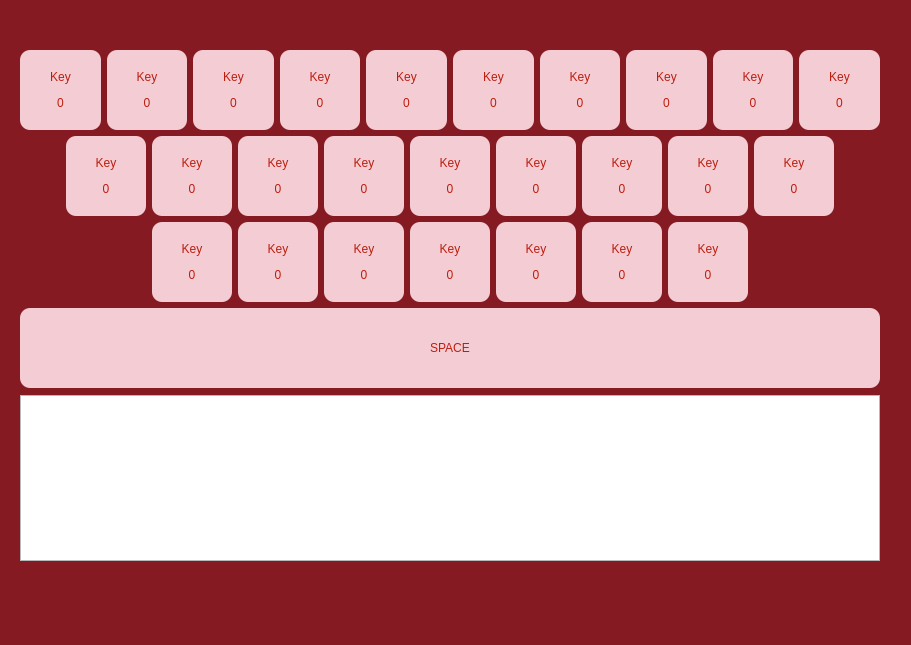
<?xml version="1.0" encoding="UTF-8"?>
<ui version="4.0">
 <class>MainWindow</class>
 <widget class="QMainWindow" name="MainWindow">
  <property name="geometry">
   <rect>
    <x>0</x>
    <y>0</y>
    <width>911</width>
    <height>645</height>
   </rect>
  </property>
  <property name="sizePolicy">
   <sizepolicy hsizetype="Preferred" vsizetype="Preferred">
    <horstretch>0</horstretch>
    <verstretch>0</verstretch>
   </sizepolicy>
  </property>
  <property name="minimumSize">
   <size>
    <width>0</width>
    <height>0</height>
   </size>
  </property>
  <property name="maximumSize">
   <size>
    <width>16777215</width>
    <height>16777215</height>
   </size>
  </property>
  <property name="windowTitle">
   <string>MainWindow</string>
  </property>
  <property name="styleSheet">
   <string notr="true">QLabel {
background:
    #f4cdd4;
border-radius:
    10px;
border-style:
    solid;
border-color: white;
border-width:
    0px;
color: #bb1e10;
}
QMainWindow {background: #861a22 ;}</string>
  </property>
  <widget class="QWidget" name="centralwidget">
   <widget class="QWidget" name="verticalLayoutWidget_2">
    <property name="geometry">
     <rect>
      <x>20</x>
      <y>50</y>
      <width>860</width>
      <height>511</height>
     </rect>
    </property>
    <layout class="QVBoxLayout" name="MainLayout" stretch="70,30">
     <item>
      <layout class="QVBoxLayout" name="KeyboardDisplay">
       <property name="bottomMargin">
        <number>1</number>
       </property>
       <item>
        <layout class="QHBoxLayout" name="ROW1">
         <item>
          <widget class="QLabel" name="key_Q">
           <property name="sizePolicy">
            <sizepolicy hsizetype="Minimum" vsizetype="Minimum">
             <horstretch>0</horstretch>
             <verstretch>0</verstretch>
            </sizepolicy>
           </property>
           <property name="minimumSize">
            <size>
             <width>80</width>
             <height>0</height>
            </size>
           </property>
           <property name="maximumSize">
            <size>
             <width>16777215</width>
             <height>80</height>
            </size>
           </property>
           <property name="baseSize">
            <size>
             <width>40</width>
             <height>40</height>
            </size>
           </property>
           <property name="frameShape">
            <enum>QFrame::Box</enum>
           </property>
           <property name="text">
            <string>&lt;html&gt;&lt;head/&gt;&lt;body&gt;&lt;p&gt;Key&lt;/p&gt;&lt;p&gt;0&lt;/p&gt;&lt;/body&gt;&lt;/html&gt;</string>
           </property>
           <property name="textFormat">
            <enum>Qt::MarkdownText</enum>
           </property>
           <property name="alignment">
            <set>Qt::AlignCenter</set>
           </property>
          </widget>
         </item>
         <item>
          <widget class="QLabel" name="key_W">
           <property name="sizePolicy">
            <sizepolicy hsizetype="Minimum" vsizetype="Minimum">
             <horstretch>0</horstretch>
             <verstretch>0</verstretch>
            </sizepolicy>
           </property>
           <property name="minimumSize">
            <size>
             <width>80</width>
             <height>0</height>
            </size>
           </property>
           <property name="maximumSize">
            <size>
             <width>16777215</width>
             <height>80</height>
            </size>
           </property>
           <property name="baseSize">
            <size>
             <width>40</width>
             <height>40</height>
            </size>
           </property>
           <property name="frameShape">
            <enum>QFrame::Box</enum>
           </property>
           <property name="text">
            <string>&lt;html&gt;&lt;head/&gt;&lt;body&gt;&lt;p&gt;Key&lt;/p&gt;&lt;p&gt;0&lt;/p&gt;&lt;/body&gt;&lt;/html&gt;</string>
           </property>
           <property name="textFormat">
            <enum>Qt::MarkdownText</enum>
           </property>
           <property name="alignment">
            <set>Qt::AlignCenter</set>
           </property>
          </widget>
         </item>
         <item>
          <widget class="QLabel" name="key_E">
           <property name="sizePolicy">
            <sizepolicy hsizetype="Minimum" vsizetype="Minimum">
             <horstretch>0</horstretch>
             <verstretch>0</verstretch>
            </sizepolicy>
           </property>
           <property name="minimumSize">
            <size>
             <width>80</width>
             <height>0</height>
            </size>
           </property>
           <property name="maximumSize">
            <size>
             <width>16777215</width>
             <height>80</height>
            </size>
           </property>
           <property name="baseSize">
            <size>
             <width>40</width>
             <height>40</height>
            </size>
           </property>
           <property name="frameShape">
            <enum>QFrame::Box</enum>
           </property>
           <property name="text">
            <string>&lt;html&gt;&lt;head/&gt;&lt;body&gt;&lt;p&gt;Key&lt;/p&gt;&lt;p&gt;0&lt;/p&gt;&lt;/body&gt;&lt;/html&gt;</string>
           </property>
           <property name="textFormat">
            <enum>Qt::MarkdownText</enum>
           </property>
           <property name="alignment">
            <set>Qt::AlignCenter</set>
           </property>
          </widget>
         </item>
         <item>
          <widget class="QLabel" name="key_R">
           <property name="sizePolicy">
            <sizepolicy hsizetype="Minimum" vsizetype="Minimum">
             <horstretch>0</horstretch>
             <verstretch>0</verstretch>
            </sizepolicy>
           </property>
           <property name="minimumSize">
            <size>
             <width>80</width>
             <height>0</height>
            </size>
           </property>
           <property name="maximumSize">
            <size>
             <width>16777215</width>
             <height>80</height>
            </size>
           </property>
           <property name="baseSize">
            <size>
             <width>40</width>
             <height>40</height>
            </size>
           </property>
           <property name="frameShape">
            <enum>QFrame::Box</enum>
           </property>
           <property name="text">
            <string>&lt;html&gt;&lt;head/&gt;&lt;body&gt;&lt;p&gt;Key&lt;/p&gt;&lt;p&gt;0&lt;/p&gt;&lt;/body&gt;&lt;/html&gt;</string>
           </property>
           <property name="textFormat">
            <enum>Qt::MarkdownText</enum>
           </property>
           <property name="alignment">
            <set>Qt::AlignCenter</set>
           </property>
          </widget>
         </item>
         <item>
          <widget class="QLabel" name="key_T">
           <property name="sizePolicy">
            <sizepolicy hsizetype="Minimum" vsizetype="Minimum">
             <horstretch>0</horstretch>
             <verstretch>0</verstretch>
            </sizepolicy>
           </property>
           <property name="minimumSize">
            <size>
             <width>80</width>
             <height>0</height>
            </size>
           </property>
           <property name="maximumSize">
            <size>
             <width>16777215</width>
             <height>80</height>
            </size>
           </property>
           <property name="baseSize">
            <size>
             <width>40</width>
             <height>40</height>
            </size>
           </property>
           <property name="frameShape">
            <enum>QFrame::Box</enum>
           </property>
           <property name="text">
            <string>&lt;html&gt;&lt;head/&gt;&lt;body&gt;&lt;p&gt;Key&lt;/p&gt;&lt;p&gt;0&lt;/p&gt;&lt;/body&gt;&lt;/html&gt;</string>
           </property>
           <property name="textFormat">
            <enum>Qt::MarkdownText</enum>
           </property>
           <property name="alignment">
            <set>Qt::AlignCenter</set>
           </property>
          </widget>
         </item>
         <item>
          <widget class="QLabel" name="key_Y">
           <property name="sizePolicy">
            <sizepolicy hsizetype="Minimum" vsizetype="Minimum">
             <horstretch>0</horstretch>
             <verstretch>0</verstretch>
            </sizepolicy>
           </property>
           <property name="minimumSize">
            <size>
             <width>80</width>
             <height>0</height>
            </size>
           </property>
           <property name="maximumSize">
            <size>
             <width>16777215</width>
             <height>80</height>
            </size>
           </property>
           <property name="baseSize">
            <size>
             <width>40</width>
             <height>40</height>
            </size>
           </property>
           <property name="frameShape">
            <enum>QFrame::Box</enum>
           </property>
           <property name="text">
            <string>&lt;html&gt;&lt;head/&gt;&lt;body&gt;&lt;p&gt;Key&lt;/p&gt;&lt;p&gt;0&lt;/p&gt;&lt;/body&gt;&lt;/html&gt;</string>
           </property>
           <property name="textFormat">
            <enum>Qt::MarkdownText</enum>
           </property>
           <property name="alignment">
            <set>Qt::AlignCenter</set>
           </property>
          </widget>
         </item>
         <item>
          <widget class="QLabel" name="key_U">
           <property name="sizePolicy">
            <sizepolicy hsizetype="Minimum" vsizetype="Minimum">
             <horstretch>0</horstretch>
             <verstretch>0</verstretch>
            </sizepolicy>
           </property>
           <property name="minimumSize">
            <size>
             <width>80</width>
             <height>0</height>
            </size>
           </property>
           <property name="maximumSize">
            <size>
             <width>16777215</width>
             <height>80</height>
            </size>
           </property>
           <property name="baseSize">
            <size>
             <width>40</width>
             <height>40</height>
            </size>
           </property>
           <property name="frameShape">
            <enum>QFrame::Box</enum>
           </property>
           <property name="text">
            <string>&lt;html&gt;&lt;head/&gt;&lt;body&gt;&lt;p&gt;Key&lt;/p&gt;&lt;p&gt;0&lt;/p&gt;&lt;/body&gt;&lt;/html&gt;</string>
           </property>
           <property name="textFormat">
            <enum>Qt::MarkdownText</enum>
           </property>
           <property name="alignment">
            <set>Qt::AlignCenter</set>
           </property>
          </widget>
         </item>
         <item>
          <widget class="QLabel" name="key_I">
           <property name="sizePolicy">
            <sizepolicy hsizetype="Minimum" vsizetype="Minimum">
             <horstretch>0</horstretch>
             <verstretch>0</verstretch>
            </sizepolicy>
           </property>
           <property name="minimumSize">
            <size>
             <width>80</width>
             <height>0</height>
            </size>
           </property>
           <property name="maximumSize">
            <size>
             <width>16777215</width>
             <height>80</height>
            </size>
           </property>
           <property name="baseSize">
            <size>
             <width>40</width>
             <height>40</height>
            </size>
           </property>
           <property name="frameShape">
            <enum>QFrame::Box</enum>
           </property>
           <property name="text">
            <string>&lt;html&gt;&lt;head/&gt;&lt;body&gt;&lt;p&gt;Key&lt;/p&gt;&lt;p&gt;0&lt;/p&gt;&lt;/body&gt;&lt;/html&gt;</string>
           </property>
           <property name="textFormat">
            <enum>Qt::MarkdownText</enum>
           </property>
           <property name="alignment">
            <set>Qt::AlignCenter</set>
           </property>
          </widget>
         </item>
         <item>
          <widget class="QLabel" name="key_O">
           <property name="sizePolicy">
            <sizepolicy hsizetype="Minimum" vsizetype="Minimum">
             <horstretch>0</horstretch>
             <verstretch>0</verstretch>
            </sizepolicy>
           </property>
           <property name="minimumSize">
            <size>
             <width>80</width>
             <height>0</height>
            </size>
           </property>
           <property name="maximumSize">
            <size>
             <width>16777215</width>
             <height>80</height>
            </size>
           </property>
           <property name="baseSize">
            <size>
             <width>40</width>
             <height>40</height>
            </size>
           </property>
           <property name="frameShape">
            <enum>QFrame::Box</enum>
           </property>
           <property name="text">
            <string>&lt;html&gt;&lt;head/&gt;&lt;body&gt;&lt;p&gt;Key&lt;/p&gt;&lt;p&gt;0&lt;/p&gt;&lt;/body&gt;&lt;/html&gt;</string>
           </property>
           <property name="textFormat">
            <enum>Qt::MarkdownText</enum>
           </property>
           <property name="alignment">
            <set>Qt::AlignCenter</set>
           </property>
          </widget>
         </item>
         <item>
          <widget class="QLabel" name="key_P">
           <property name="sizePolicy">
            <sizepolicy hsizetype="Minimum" vsizetype="Minimum">
             <horstretch>0</horstretch>
             <verstretch>0</verstretch>
            </sizepolicy>
           </property>
           <property name="minimumSize">
            <size>
             <width>80</width>
             <height>0</height>
            </size>
           </property>
           <property name="maximumSize">
            <size>
             <width>16777215</width>
             <height>80</height>
            </size>
           </property>
           <property name="baseSize">
            <size>
             <width>40</width>
             <height>40</height>
            </size>
           </property>
           <property name="frameShape">
            <enum>QFrame::Box</enum>
           </property>
           <property name="text">
            <string>&lt;html&gt;&lt;head/&gt;&lt;body&gt;&lt;p&gt;Key&lt;/p&gt;&lt;p&gt;0&lt;/p&gt;&lt;/body&gt;&lt;/html&gt;</string>
           </property>
           <property name="textFormat">
            <enum>Qt::MarkdownText</enum>
           </property>
           <property name="alignment">
            <set>Qt::AlignCenter</set>
           </property>
          </widget>
         </item>
        </layout>
       </item>
       <item>
        <layout class="QHBoxLayout" name="ROW2">
         <item>
          <spacer name="horizontalSpacerR">
           <property name="orientation">
            <enum>Qt::Horizontal</enum>
           </property>
           <property name="sizeHint" stdset="0">
            <size>
             <width>40</width>
             <height>20</height>
            </size>
           </property>
          </spacer>
         </item>
         <item>
          <widget class="QLabel" name="key_A">
           <property name="sizePolicy">
            <sizepolicy hsizetype="Minimum" vsizetype="Minimum">
             <horstretch>0</horstretch>
             <verstretch>0</verstretch>
            </sizepolicy>
           </property>
           <property name="minimumSize">
            <size>
             <width>80</width>
             <height>0</height>
            </size>
           </property>
           <property name="maximumSize">
            <size>
             <width>16777215</width>
             <height>80</height>
            </size>
           </property>
           <property name="baseSize">
            <size>
             <width>40</width>
             <height>40</height>
            </size>
           </property>
           <property name="frameShape">
            <enum>QFrame::Box</enum>
           </property>
           <property name="text">
            <string>&lt;html&gt;&lt;head/&gt;&lt;body&gt;&lt;p&gt;Key&lt;/p&gt;&lt;p&gt;0&lt;/p&gt;&lt;/body&gt;&lt;/html&gt;</string>
           </property>
           <property name="textFormat">
            <enum>Qt::MarkdownText</enum>
           </property>
           <property name="alignment">
            <set>Qt::AlignCenter</set>
           </property>
          </widget>
         </item>
         <item>
          <widget class="QLabel" name="key_S">
           <property name="sizePolicy">
            <sizepolicy hsizetype="Minimum" vsizetype="Minimum">
             <horstretch>0</horstretch>
             <verstretch>0</verstretch>
            </sizepolicy>
           </property>
           <property name="minimumSize">
            <size>
             <width>80</width>
             <height>0</height>
            </size>
           </property>
           <property name="maximumSize">
            <size>
             <width>16777215</width>
             <height>80</height>
            </size>
           </property>
           <property name="baseSize">
            <size>
             <width>40</width>
             <height>40</height>
            </size>
           </property>
           <property name="frameShape">
            <enum>QFrame::Box</enum>
           </property>
           <property name="text">
            <string>&lt;html&gt;&lt;head/&gt;&lt;body&gt;&lt;p&gt;Key&lt;/p&gt;&lt;p&gt;0&lt;/p&gt;&lt;/body&gt;&lt;/html&gt;</string>
           </property>
           <property name="textFormat">
            <enum>Qt::MarkdownText</enum>
           </property>
           <property name="alignment">
            <set>Qt::AlignCenter</set>
           </property>
          </widget>
         </item>
         <item>
          <widget class="QLabel" name="key_D">
           <property name="sizePolicy">
            <sizepolicy hsizetype="Minimum" vsizetype="Minimum">
             <horstretch>0</horstretch>
             <verstretch>0</verstretch>
            </sizepolicy>
           </property>
           <property name="minimumSize">
            <size>
             <width>80</width>
             <height>0</height>
            </size>
           </property>
           <property name="maximumSize">
            <size>
             <width>16777215</width>
             <height>80</height>
            </size>
           </property>
           <property name="baseSize">
            <size>
             <width>40</width>
             <height>40</height>
            </size>
           </property>
           <property name="frameShape">
            <enum>QFrame::Box</enum>
           </property>
           <property name="text">
            <string>&lt;html&gt;&lt;head/&gt;&lt;body&gt;&lt;p&gt;Key&lt;/p&gt;&lt;p&gt;0&lt;/p&gt;&lt;/body&gt;&lt;/html&gt;</string>
           </property>
           <property name="textFormat">
            <enum>Qt::MarkdownText</enum>
           </property>
           <property name="alignment">
            <set>Qt::AlignCenter</set>
           </property>
          </widget>
         </item>
         <item>
          <widget class="QLabel" name="key_F">
           <property name="sizePolicy">
            <sizepolicy hsizetype="Minimum" vsizetype="Minimum">
             <horstretch>0</horstretch>
             <verstretch>0</verstretch>
            </sizepolicy>
           </property>
           <property name="minimumSize">
            <size>
             <width>80</width>
             <height>0</height>
            </size>
           </property>
           <property name="maximumSize">
            <size>
             <width>16777215</width>
             <height>80</height>
            </size>
           </property>
           <property name="baseSize">
            <size>
             <width>40</width>
             <height>40</height>
            </size>
           </property>
           <property name="frameShape">
            <enum>QFrame::Box</enum>
           </property>
           <property name="text">
            <string>&lt;html&gt;&lt;head/&gt;&lt;body&gt;&lt;p&gt;Key&lt;/p&gt;&lt;p&gt;0&lt;/p&gt;&lt;/body&gt;&lt;/html&gt;</string>
           </property>
           <property name="textFormat">
            <enum>Qt::MarkdownText</enum>
           </property>
           <property name="alignment">
            <set>Qt::AlignCenter</set>
           </property>
          </widget>
         </item>
         <item>
          <widget class="QLabel" name="key_G">
           <property name="sizePolicy">
            <sizepolicy hsizetype="Minimum" vsizetype="Minimum">
             <horstretch>0</horstretch>
             <verstretch>0</verstretch>
            </sizepolicy>
           </property>
           <property name="minimumSize">
            <size>
             <width>80</width>
             <height>0</height>
            </size>
           </property>
           <property name="maximumSize">
            <size>
             <width>16777215</width>
             <height>80</height>
            </size>
           </property>
           <property name="baseSize">
            <size>
             <width>40</width>
             <height>40</height>
            </size>
           </property>
           <property name="frameShape">
            <enum>QFrame::Box</enum>
           </property>
           <property name="text">
            <string>&lt;html&gt;&lt;head/&gt;&lt;body&gt;&lt;p&gt;Key&lt;/p&gt;&lt;p&gt;0&lt;/p&gt;&lt;/body&gt;&lt;/html&gt;</string>
           </property>
           <property name="textFormat">
            <enum>Qt::MarkdownText</enum>
           </property>
           <property name="alignment">
            <set>Qt::AlignCenter</set>
           </property>
          </widget>
         </item>
         <item>
          <widget class="QLabel" name="key_H">
           <property name="sizePolicy">
            <sizepolicy hsizetype="Minimum" vsizetype="Minimum">
             <horstretch>0</horstretch>
             <verstretch>0</verstretch>
            </sizepolicy>
           </property>
           <property name="minimumSize">
            <size>
             <width>80</width>
             <height>0</height>
            </size>
           </property>
           <property name="maximumSize">
            <size>
             <width>16777215</width>
             <height>80</height>
            </size>
           </property>
           <property name="baseSize">
            <size>
             <width>40</width>
             <height>40</height>
            </size>
           </property>
           <property name="frameShape">
            <enum>QFrame::Box</enum>
           </property>
           <property name="text">
            <string>&lt;html&gt;&lt;head/&gt;&lt;body&gt;&lt;p&gt;Key&lt;/p&gt;&lt;p&gt;0&lt;/p&gt;&lt;/body&gt;&lt;/html&gt;</string>
           </property>
           <property name="textFormat">
            <enum>Qt::MarkdownText</enum>
           </property>
           <property name="alignment">
            <set>Qt::AlignCenter</set>
           </property>
          </widget>
         </item>
         <item>
          <widget class="QLabel" name="key_J">
           <property name="sizePolicy">
            <sizepolicy hsizetype="Minimum" vsizetype="Minimum">
             <horstretch>0</horstretch>
             <verstretch>0</verstretch>
            </sizepolicy>
           </property>
           <property name="minimumSize">
            <size>
             <width>80</width>
             <height>0</height>
            </size>
           </property>
           <property name="maximumSize">
            <size>
             <width>16777215</width>
             <height>80</height>
            </size>
           </property>
           <property name="baseSize">
            <size>
             <width>40</width>
             <height>40</height>
            </size>
           </property>
           <property name="frameShape">
            <enum>QFrame::Box</enum>
           </property>
           <property name="text">
            <string>&lt;html&gt;&lt;head/&gt;&lt;body&gt;&lt;p&gt;Key&lt;/p&gt;&lt;p&gt;0&lt;/p&gt;&lt;/body&gt;&lt;/html&gt;</string>
           </property>
           <property name="textFormat">
            <enum>Qt::MarkdownText</enum>
           </property>
           <property name="alignment">
            <set>Qt::AlignCenter</set>
           </property>
          </widget>
         </item>
         <item>
          <widget class="QLabel" name="key_K">
           <property name="sizePolicy">
            <sizepolicy hsizetype="Minimum" vsizetype="Minimum">
             <horstretch>0</horstretch>
             <verstretch>0</verstretch>
            </sizepolicy>
           </property>
           <property name="minimumSize">
            <size>
             <width>80</width>
             <height>0</height>
            </size>
           </property>
           <property name="maximumSize">
            <size>
             <width>16777215</width>
             <height>80</height>
            </size>
           </property>
           <property name="baseSize">
            <size>
             <width>40</width>
             <height>40</height>
            </size>
           </property>
           <property name="frameShape">
            <enum>QFrame::Box</enum>
           </property>
           <property name="text">
            <string>&lt;html&gt;&lt;head/&gt;&lt;body&gt;&lt;p&gt;Key&lt;/p&gt;&lt;p&gt;0&lt;/p&gt;&lt;/body&gt;&lt;/html&gt;</string>
           </property>
           <property name="textFormat">
            <enum>Qt::MarkdownText</enum>
           </property>
           <property name="alignment">
            <set>Qt::AlignCenter</set>
           </property>
          </widget>
         </item>
         <item>
          <widget class="QLabel" name="key_L">
           <property name="sizePolicy">
            <sizepolicy hsizetype="Minimum" vsizetype="Minimum">
             <horstretch>0</horstretch>
             <verstretch>0</verstretch>
            </sizepolicy>
           </property>
           <property name="minimumSize">
            <size>
             <width>80</width>
             <height>0</height>
            </size>
           </property>
           <property name="maximumSize">
            <size>
             <width>16777215</width>
             <height>80</height>
            </size>
           </property>
           <property name="baseSize">
            <size>
             <width>40</width>
             <height>40</height>
            </size>
           </property>
           <property name="frameShape">
            <enum>QFrame::Box</enum>
           </property>
           <property name="text">
            <string>&lt;html&gt;&lt;head/&gt;&lt;body&gt;&lt;p&gt;Key&lt;/p&gt;&lt;p&gt;0&lt;/p&gt;&lt;/body&gt;&lt;/html&gt;</string>
           </property>
           <property name="textFormat">
            <enum>Qt::MarkdownText</enum>
           </property>
           <property name="alignment">
            <set>Qt::AlignCenter</set>
           </property>
          </widget>
         </item>
         <item>
          <spacer name="horizontalSpacer_L">
           <property name="orientation">
            <enum>Qt::Horizontal</enum>
           </property>
           <property name="sizeHint" stdset="0">
            <size>
             <width>40</width>
             <height>20</height>
            </size>
           </property>
          </spacer>
         </item>
        </layout>
       </item>
       <item>
        <layout class="QHBoxLayout" name="ROW3">
         <item>
          <spacer name="horizontalSpacer_L_2">
           <property name="orientation">
            <enum>Qt::Horizontal</enum>
           </property>
           <property name="sizeHint" stdset="0">
            <size>
             <width>40</width>
             <height>20</height>
            </size>
           </property>
          </spacer>
         </item>
         <item>
          <widget class="QLabel" name="key_Z">
           <property name="sizePolicy">
            <sizepolicy hsizetype="Minimum" vsizetype="Minimum">
             <horstretch>0</horstretch>
             <verstretch>0</verstretch>
            </sizepolicy>
           </property>
           <property name="minimumSize">
            <size>
             <width>80</width>
             <height>0</height>
            </size>
           </property>
           <property name="maximumSize">
            <size>
             <width>16777215</width>
             <height>80</height>
            </size>
           </property>
           <property name="baseSize">
            <size>
             <width>40</width>
             <height>40</height>
            </size>
           </property>
           <property name="frameShape">
            <enum>QFrame::Box</enum>
           </property>
           <property name="text">
            <string>&lt;html&gt;&lt;head/&gt;&lt;body&gt;&lt;p&gt;Key&lt;/p&gt;&lt;p&gt;0&lt;/p&gt;&lt;/body&gt;&lt;/html&gt;</string>
           </property>
           <property name="textFormat">
            <enum>Qt::MarkdownText</enum>
           </property>
           <property name="alignment">
            <set>Qt::AlignCenter</set>
           </property>
          </widget>
         </item>
         <item>
          <widget class="QLabel" name="key_X">
           <property name="sizePolicy">
            <sizepolicy hsizetype="Minimum" vsizetype="Minimum">
             <horstretch>0</horstretch>
             <verstretch>0</verstretch>
            </sizepolicy>
           </property>
           <property name="minimumSize">
            <size>
             <width>80</width>
             <height>0</height>
            </size>
           </property>
           <property name="maximumSize">
            <size>
             <width>16777215</width>
             <height>80</height>
            </size>
           </property>
           <property name="baseSize">
            <size>
             <width>40</width>
             <height>40</height>
            </size>
           </property>
           <property name="frameShape">
            <enum>QFrame::Box</enum>
           </property>
           <property name="text">
            <string>&lt;html&gt;&lt;head/&gt;&lt;body&gt;&lt;p&gt;Key&lt;/p&gt;&lt;p&gt;0&lt;/p&gt;&lt;/body&gt;&lt;/html&gt;</string>
           </property>
           <property name="textFormat">
            <enum>Qt::MarkdownText</enum>
           </property>
           <property name="alignment">
            <set>Qt::AlignCenter</set>
           </property>
          </widget>
         </item>
         <item>
          <widget class="QLabel" name="key_C">
           <property name="sizePolicy">
            <sizepolicy hsizetype="Minimum" vsizetype="Minimum">
             <horstretch>0</horstretch>
             <verstretch>0</verstretch>
            </sizepolicy>
           </property>
           <property name="minimumSize">
            <size>
             <width>80</width>
             <height>0</height>
            </size>
           </property>
           <property name="maximumSize">
            <size>
             <width>16777215</width>
             <height>80</height>
            </size>
           </property>
           <property name="baseSize">
            <size>
             <width>40</width>
             <height>40</height>
            </size>
           </property>
           <property name="frameShape">
            <enum>QFrame::Box</enum>
           </property>
           <property name="text">
            <string>&lt;html&gt;&lt;head/&gt;&lt;body&gt;&lt;p&gt;Key&lt;/p&gt;&lt;p&gt;0&lt;/p&gt;&lt;/body&gt;&lt;/html&gt;</string>
           </property>
           <property name="textFormat">
            <enum>Qt::MarkdownText</enum>
           </property>
           <property name="alignment">
            <set>Qt::AlignCenter</set>
           </property>
          </widget>
         </item>
         <item>
          <widget class="QLabel" name="key_V">
           <property name="sizePolicy">
            <sizepolicy hsizetype="Minimum" vsizetype="Minimum">
             <horstretch>0</horstretch>
             <verstretch>0</verstretch>
            </sizepolicy>
           </property>
           <property name="minimumSize">
            <size>
             <width>80</width>
             <height>0</height>
            </size>
           </property>
           <property name="maximumSize">
            <size>
             <width>16777215</width>
             <height>80</height>
            </size>
           </property>
           <property name="baseSize">
            <size>
             <width>40</width>
             <height>40</height>
            </size>
           </property>
           <property name="frameShape">
            <enum>QFrame::Box</enum>
           </property>
           <property name="text">
            <string>&lt;html&gt;&lt;head/&gt;&lt;body&gt;&lt;p&gt;Key&lt;/p&gt;&lt;p&gt;0&lt;/p&gt;&lt;/body&gt;&lt;/html&gt;</string>
           </property>
           <property name="textFormat">
            <enum>Qt::MarkdownText</enum>
           </property>
           <property name="alignment">
            <set>Qt::AlignCenter</set>
           </property>
          </widget>
         </item>
         <item>
          <widget class="QLabel" name="key_B">
           <property name="sizePolicy">
            <sizepolicy hsizetype="Minimum" vsizetype="Minimum">
             <horstretch>0</horstretch>
             <verstretch>0</verstretch>
            </sizepolicy>
           </property>
           <property name="minimumSize">
            <size>
             <width>80</width>
             <height>0</height>
            </size>
           </property>
           <property name="maximumSize">
            <size>
             <width>16777215</width>
             <height>80</height>
            </size>
           </property>
           <property name="baseSize">
            <size>
             <width>40</width>
             <height>40</height>
            </size>
           </property>
           <property name="frameShape">
            <enum>QFrame::Box</enum>
           </property>
           <property name="text">
            <string>&lt;html&gt;&lt;head/&gt;&lt;body&gt;&lt;p&gt;Key&lt;/p&gt;&lt;p&gt;0&lt;/p&gt;&lt;/body&gt;&lt;/html&gt;</string>
           </property>
           <property name="textFormat">
            <enum>Qt::MarkdownText</enum>
           </property>
           <property name="alignment">
            <set>Qt::AlignCenter</set>
           </property>
          </widget>
         </item>
         <item>
          <widget class="QLabel" name="key_N">
           <property name="sizePolicy">
            <sizepolicy hsizetype="Minimum" vsizetype="Minimum">
             <horstretch>0</horstretch>
             <verstretch>0</verstretch>
            </sizepolicy>
           </property>
           <property name="minimumSize">
            <size>
             <width>80</width>
             <height>0</height>
            </size>
           </property>
           <property name="maximumSize">
            <size>
             <width>16777215</width>
             <height>80</height>
            </size>
           </property>
           <property name="baseSize">
            <size>
             <width>40</width>
             <height>40</height>
            </size>
           </property>
           <property name="frameShape">
            <enum>QFrame::Box</enum>
           </property>
           <property name="text">
            <string>&lt;html&gt;&lt;head/&gt;&lt;body&gt;&lt;p&gt;Key&lt;/p&gt;&lt;p&gt;0&lt;/p&gt;&lt;/body&gt;&lt;/html&gt;</string>
           </property>
           <property name="textFormat">
            <enum>Qt::MarkdownText</enum>
           </property>
           <property name="alignment">
            <set>Qt::AlignCenter</set>
           </property>
          </widget>
         </item>
         <item>
          <widget class="QLabel" name="key_M">
           <property name="sizePolicy">
            <sizepolicy hsizetype="Minimum" vsizetype="Minimum">
             <horstretch>0</horstretch>
             <verstretch>0</verstretch>
            </sizepolicy>
           </property>
           <property name="minimumSize">
            <size>
             <width>80</width>
             <height>0</height>
            </size>
           </property>
           <property name="maximumSize">
            <size>
             <width>16777215</width>
             <height>80</height>
            </size>
           </property>
           <property name="baseSize">
            <size>
             <width>40</width>
             <height>40</height>
            </size>
           </property>
           <property name="frameShape">
            <enum>QFrame::Box</enum>
           </property>
           <property name="text">
            <string>&lt;html&gt;&lt;head/&gt;&lt;body&gt;&lt;p&gt;Key&lt;/p&gt;&lt;p&gt;0&lt;/p&gt;&lt;/body&gt;&lt;/html&gt;</string>
           </property>
           <property name="textFormat">
            <enum>Qt::MarkdownText</enum>
           </property>
           <property name="alignment">
            <set>Qt::AlignCenter</set>
           </property>
          </widget>
         </item>
         <item>
          <spacer name="horizontalSpacer_R">
           <property name="orientation">
            <enum>Qt::Horizontal</enum>
           </property>
           <property name="sizeHint" stdset="0">
            <size>
             <width>40</width>
             <height>20</height>
            </size>
           </property>
          </spacer>
         </item>
        </layout>
       </item>
       <item>
        <layout class="QHBoxLayout" name="ROW4">
         <item>
          <widget class="QLabel" name="key_SPACE">
           <property name="sizePolicy">
            <sizepolicy hsizetype="Minimum" vsizetype="Minimum">
             <horstretch>0</horstretch>
             <verstretch>0</verstretch>
            </sizepolicy>
           </property>
           <property name="minimumSize">
            <size>
             <width>80</width>
             <height>0</height>
            </size>
           </property>
           <property name="maximumSize">
            <size>
             <width>16777215</width>
             <height>80</height>
            </size>
           </property>
           <property name="baseSize">
            <size>
             <width>40</width>
             <height>40</height>
            </size>
           </property>
           <property name="frameShape">
            <enum>QFrame::Box</enum>
           </property>
           <property name="text">
            <string>&lt;html&gt;&lt;head/&gt;&lt;body&gt;&lt;p&gt;SPACE&lt;/p&gt;&lt;/body&gt;&lt;/html&gt;</string>
           </property>
           <property name="textFormat">
            <enum>Qt::MarkdownText</enum>
           </property>
           <property name="alignment">
            <set>Qt::AlignCenter</set>
           </property>
          </widget>
         </item>
        </layout>
       </item>
      </layout>
     </item>
     <item>
      <widget class="PlotWidget" name="graphicsView"/>
     </item>
    </layout>
   </widget>
  </widget>
  <widget class="QMenuBar" name="menubar">
   <property name="geometry">
    <rect>
     <x>0</x>
     <y>0</y>
     <width>911</width>
     <height>19</height>
    </rect>
   </property>
  </widget>
 </widget>
 <customwidgets>
  <customwidget>
   <class>PlotWidget</class>
   <extends>QGraphicsView</extends>
   <header>pyqtgraph.h</header>
  </customwidget>
 </customwidgets>
 <resources/>
 <connections/>
</ui>
